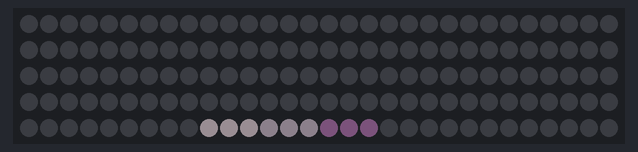
The program below on a simulated CircuitPython board. On the bench: 150 RGB LEDs in strip order, left to right, continuing on the next row. Dim RGB values are drawn brighter than linear; random numbers come from a fixed seed.

Above: at 0.46 s.

The program:

code.py
```python
# Using a Trinket M0

import time
import board
import neopixel
import random
from adafruit_simplemath import map_range

pixel_pin = board.D4
num_pixels = 150

comet_speed = 10
comet_size = 3

BLACK = (0,0,0)
pixels = neopixel.NeoPixel(pixel_pin, num_pixels, brightness=0.1, auto_write=False, pixel_order='RGB')


comet_colour = [(255,255,255), (96,96,96), (16,16,16)]
def get_comet_colour():
    PALETTE = [
        (255, 0, 0),    # RED
        (255, 150, 0),  # YELLOW
        (0, 255, 0),    # GREEN
        (0, 255, 255),  # CYAN
        (0, 0, 255),    # BLUE
        (180, 0, 255)   # PURPLE
    ]
    #colour = PALETTE[random.randint(0, len(PALETTE)-1)]
    colour = (random.randint(0, 255), random.randint(0, 255), random.randint(0, 255))

    # Find brightest value
    m = colour[0]
    if colour[1] > m:
        m = colour[1]
    if colour[2] > m:
        m = colour[2]

    # Scale to full
    max_val = 255
    colour = (int(map_range(colour[0], 0, m, 0, max_val)), int(map_range(colour[1], 0, m, 0, max_val)), int(map_range(colour[2], 0, m, 0, max_val)))

    # Apply to coment head
    comet_colour[0] = colour

    # Scale down brightness for second segment
    max_val = 128
    colour = (int(map_range(colour[0], 0, m, 0, max_val)), int(map_range(colour[1], 0, m, 0, max_val)), int(map_range(colour[2], 0, m, 0, max_val)))

    # Apply to coment head
    comet_colour[1] = colour

    # Scale down brightness for second segment
    max_val = 64
    colour = (int(map_range(colour[0], 0, m, 0, max_val)), int(map_range(colour[1], 0, m, 0, max_val)), int(map_range(colour[2], 0, m, 0, max_val)))

    # Apply to coment head
    comet_colour[2] = colour

    return

def draw_comet(start_pos):
    if start_pos < 0 or start_pos >= num_pixels:
        start_pos = 0

    # Clear the strip
    pixels.fill(BLACK)
    pixels.show()

    for c in range(0, len(comet_colour)):
        for s in range(0, comet_size):
            pixels[num_pixels-start_pos-1] = comet_colour[c]
            if start_pos < 1:
                start_pos = num_pixels
            start_pos -= 1
    pixels.show()

    return


comet_pos = 0
comet_timer = int(time.monotonic()*1000)
get_comet_colour()

while True:
    now = time.monotonic()
    now_millis = int(now*1000)

    if now_millis - comet_timer > comet_speed:
        draw_comet(comet_pos)
        comet_pos += 1

        if comet_pos >= num_pixels:
            comet_pos = 0

        if comet_pos == 9:
            comet_speed = random.randint(3,20)
            get_comet_colour()

        comet_timer = now_millis


    #time.sleep(1)
```
